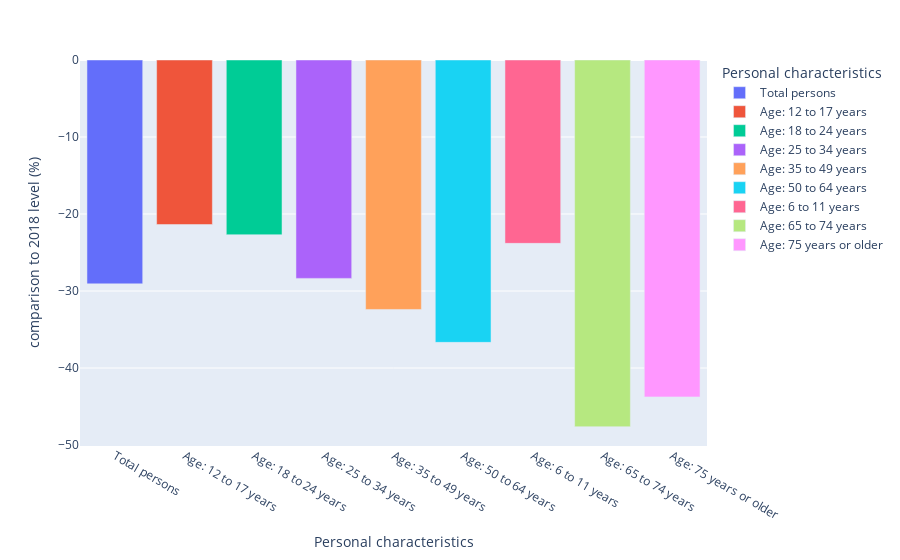

This figure's notebook cell:
### Markdown cell above
#### Observations :
In terms of raw participation, the group with the sharpest drop is the 18 to 24 years age group. As mentionned before, this can maybe be explained by the fact during the pandemic, many universities were closed, so universities implemented more online courses, which may have reduced the transportation needs of students after the pandemic. Also, maybe people preferred using individual transport means (bikes, cars) during the pandemic to avoid restrictions and kept this habit afterwards.
The second most impacted group are people from 25 to 34 years old. Maybe this can be explained by an increase in remote work after the pandemic  
  
However, we have to keep in mind that the variation is bigger in these groups because they are already the groups with the highest participation even before covid. Thus, comparison with other groups will maybe be more easy using percentages

### Code cell
# Creation of a graph showing the
# difference between 2022 and 2018 levels relative to the 2018 level

px.bar(data_frame = df_age2[(df_age2['Topic'] == 2022)], x='Personal characteristics',
        y='comparison to 2018 level (%)', color='Personal characteristics',
        title = 'Comparison of 2022 public transport participation to the 2018 levels (%)')

### Figure 1 — Plotly figure (JSON) as saved in the notebook; plotly's stock layout.template omitted (floating-point values rounded to 4 significant figures)
{"data": [{"alignmentgroup": "True", "hovertemplate": "Personal characteristics=%{x}<br>comparison to 2018 level (%)=%{y}<extra></extra>", "legendgroup": "Total persons", "marker": {"color": "#636efa", "pattern": {"shape": ""}}, "name": "Total persons", "offsetgroup": "Total persons", "orientation": "v", "showlegend": true, "textposition": "auto", "type": "bar", "x": ["Total persons"], "xaxis": "x", "y": [-29.07], "yaxis": "y"}, {"alignmentgroup": "True", "hovertemplate": "Personal characteristics=%{x}<br>comparison to 2018 level (%)=%{y}<extra></extra>", "legendgroup": "Age: 12 to 17 years", "marker": {"color": "#EF553B", "pattern": {"shape": ""}}, "name": "Age: 12 to 17 years", "offsetgroup": "Age: 12 to 17 years", "orientation": "v", "showlegend": true, "textposition": "auto", "type": "bar", "x": ["Age: 12 to 17 years"], "xaxis": "x", "y": [-21.37], "yaxis": "y"}, {"alignmentgroup": "True", "hovertemplate": "Personal characteristics=%{x}<br>comparison to 2018 level (%)=%{y}<extra></extra>", "legendgroup": "Age: 18 to 24 years", "marker": {"color": "#00cc96", "pattern": {"shape": ""}}, "name": "Age: 18 to 24 years", "offsetgroup": "Age: 18 to 24 years", "orientation": "v", "showlegend": true, "textposition": "auto", "type": "bar", "x": ["Age: 18 to 24 years"], "xaxis": "x", "y": [-22.69], "yaxis": "y"}, {"alignmentgroup": "True", "hovertemplate": "Personal characteristics=%{x}<br>comparison to 2018 level (%)=%{y}<extra></extra>", "legendgroup": "Age: 25 to 34 years", "marker": {"color": "#ab63fa", "pattern": {"shape": ""}}, "name": "Age: 25 to 34 years", "offsetgroup": "Age: 25 to 34 years", "orientation": "v", "showlegend": true, "textposition": "auto", "type": "bar", "x": ["Age: 25 to 34 years"], "xaxis": "x", "y": [-28.36], "yaxis": "y"}, {"alignmentgroup": "True", "hovertemplate": "Personal characteristics=%{x}<br>comparison to 2018 level (%)=%{y}<extra></extra>", "legendgroup": "Age: 35 to 49 years", "marker": {"color": "#FFA15A", "pattern": {"shape": ""}}, "name": "Age: 35 to 49 years", "offsetgroup": "Age: 35 to 49 years", "orientation": "v", "showlegend": true, "textposition": "auto", "type": "bar", "x": ["Age: 35 to 49 years"], "xaxis": "x", "y": [-32.39], "yaxis": "y"}, {"alignmentgroup": "True", "hovertemplate": "Personal characteristics=%{x}<br>comparison to 2018 level (%)=%{y}<extra></extra>", "legendgroup": "Age: 50 to 64 years", "marker": {"color": "#19d3f3", "pattern": {"shape": ""}}, "name": "Age: 50 to 64 years", "offsetgroup": "Age: 50 to 64 years", "orientation": "v", "showlegend": true, "textposition": "auto", "type": "bar", "x": ["Age: 50 to 64 years"], "xaxis": "x", "y": [-36.67], "yaxis": "y"}, {"alignmentgroup": "True", "hovertemplate": "Personal characteristics=%{x}<br>comparison to 2018 level (%)=%{y}<extra></extra>", "legendgroup": "Age: 6 to 11 years", "marker": {"color": "#FF6692", "pattern": {"shape": ""}}, "name": "Age: 6 to 11 years", "offsetgroup": "Age: 6 to 11 years", "orientation": "v", "showlegend": true, "textposition": "auto", "type": "bar", "x": ["Age: 6 to 11 years"], "xaxis": "x", "y": [-23.81], "yaxis": "y"}, {"alignmentgroup": "True", "hovertemplate": "Personal characteristics=%{x}<br>comparison to 2018 level (%)=%{y}<extra></extra>", "legendgroup": "Age: 65 to 74 years", "marker": {"color": "#B6E880", "pattern": {"shape": ""}}, "name": "Age: 65 to 74 years", "offsetgroup": "Age: 65 to 74 years", "orientation": "v", "showlegend": true, "textposition": "auto", "type": "bar", "x": ["Age: 65 to 74 years"], "xaxis": "x", "y": [-47.62], "yaxis": "y"}, {"alignmentgroup": "True", "hovertemplate": "Personal characteristics=%{x}<br>comparison to 2018 level (%)=%{y}<extra></extra>", "legendgroup": "Age: 75 years or older", "marker": {"color": "#FF97FF", "pattern": {"shape": ""}}, "name": "Age: 75 years or older", "offsetgroup": "Age: 75 years or older", "orientation": "v", "showlegend": true, "textposition": "auto", "type": "bar", "x": ["Age: 75 years or older"], "xaxis": "x", "y": [-43.75], "yaxis": "y"}], "layout": {"barmode": "relative", "legend": {"title": {"text": "Personal characteristics"}, "tracegroupgap": 0}, "margin": {"t": 60}, "xaxis": {"anchor": "y", "categoryarray": ["Total persons", "Age: 12 to 17 years", "Age: 18 to 24 years", "Age: 25 to 34 years", "Age: 35 to 49 years", "Age: 50 to 64 years", "Age: 6 to 11 years", "Age: 65 to 74 years", "Age: 75 years or older"], "categoryorder": "array", "domain": [0, 1], "title": {"text": "Personal characteristics"}}, "yaxis": {"anchor": "x", "domain": [0, 1], "title": {"text": "comparison to 2018 level (%)"}}}}
